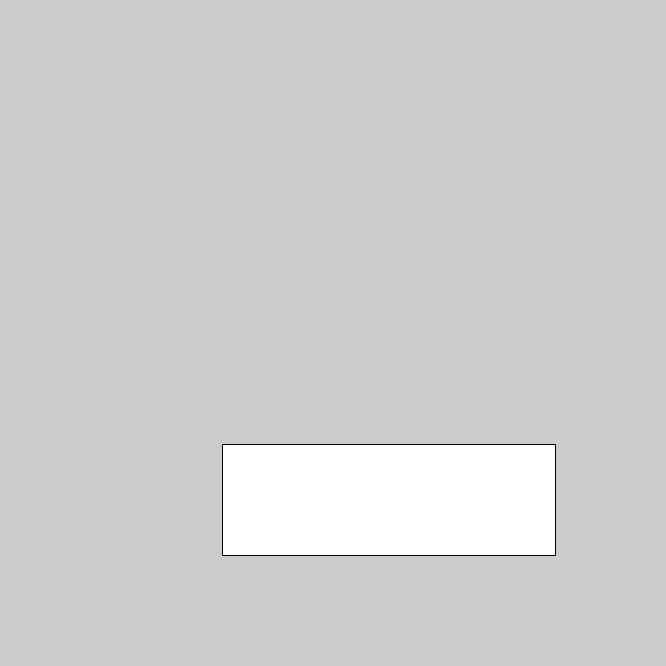
Frame 1 (no input)
Frame 60 (the mouse pressed at the canvas centre just before this capture): identical to frame 1, image omitted
Frame 120 (the mouse held since frame 60 and released just before this capture): identical to frame 1, image omitted

The Processing sketch that drew this single still picture (run headless with seeded random() and noise(); from frame 60 on, the mouse is pressed at the canvas centre):

// Processing sketch: sketch_250207c
// ── sketch_250207c.pde
void setup(){
size(666, 666);
}

void draw(){
rect(222, 444, 333, 111);
}
